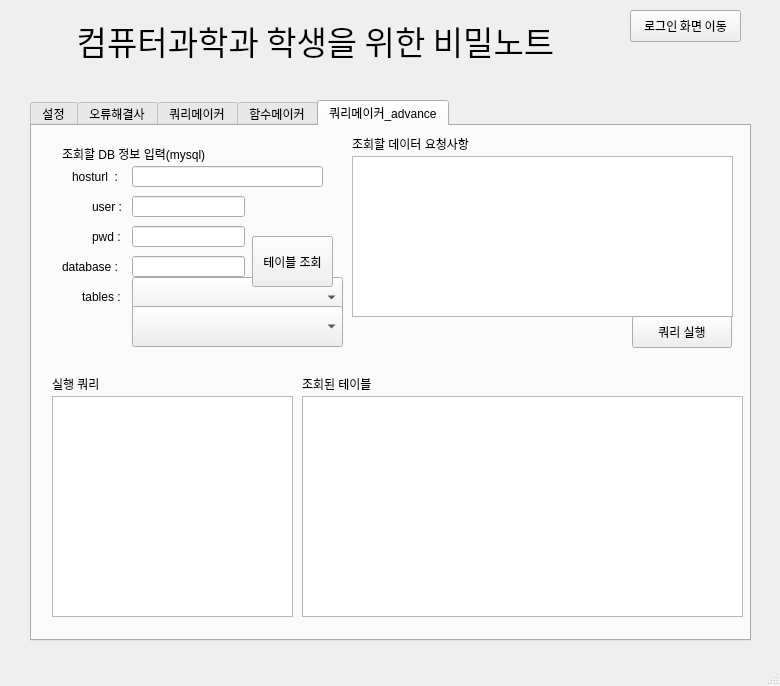
<?xml version="1.0" encoding="UTF-8"?>
<ui version="4.0">
 <class>ComputerScienceSecretNote</class>
 <widget class="QMainWindow" name="ComputerScienceSecretNote">
  <property name="geometry">
   <rect>
    <x>0</x>
    <y>0</y>
    <width>780</width>
    <height>686</height>
   </rect>
  </property>
  <property name="windowTitle">
   <string>MainWindow</string>
  </property>
  <widget class="QWidget" name="centralwidget">
   <widget class="QLabel" name="label_5">
    <property name="geometry">
     <rect>
      <x>20</x>
      <y>10</y>
      <width>591</width>
      <height>61</height>
     </rect>
    </property>
    <property name="font">
     <font>
      <family>나눔고딕</family>
      <pointsize>25</pointsize>
      <bold>false</bold>
     </font>
    </property>
    <property name="text">
     <string>컴퓨터과학과 학생을 위한 비밀노트</string>
    </property>
    <property name="alignment">
     <set>Qt::AlignCenter</set>
    </property>
   </widget>
   <widget class="QStackedWidget" name="stackedWidget_main">
    <property name="geometry">
     <rect>
      <x>20</x>
      <y>80</y>
      <width>741</width>
      <height>571</height>
     </rect>
    </property>
    <property name="currentIndex">
     <number>2</number>
    </property>
    <widget class="QWidget" name="page_3">
     <widget class="QLabel" name="label_17">
      <property name="geometry">
       <rect>
        <x>180</x>
        <y>70</y>
        <width>391</width>
        <height>41</height>
       </rect>
      </property>
      <property name="font">
       <font>
        <family>나눔고딕</family>
        <pointsize>20</pointsize>
       </font>
      </property>
      <property name="text">
       <string>로그인</string>
      </property>
      <property name="alignment">
       <set>Qt::AlignCenter</set>
      </property>
     </widget>
     <widget class="QLabel" name="label_18">
      <property name="geometry">
       <rect>
        <x>290</x>
        <y>130</y>
        <width>58</width>
        <height>21</height>
       </rect>
      </property>
      <property name="text">
       <string>아이디 :</string>
      </property>
     </widget>
     <widget class="QLabel" name="label_19">
      <property name="geometry">
       <rect>
        <x>280</x>
        <y>160</y>
        <width>58</width>
        <height>21</height>
       </rect>
      </property>
      <property name="text">
       <string>비밀번호 :</string>
      </property>
     </widget>
     <widget class="QLineEdit" name="lineEdit_id">
      <property name="geometry">
       <rect>
        <x>352</x>
        <y>130</y>
        <width>131</width>
        <height>21</height>
       </rect>
      </property>
     </widget>
     <widget class="QLineEdit" name="lineEdit_pwd">
      <property name="geometry">
       <rect>
        <x>352</x>
        <y>160</y>
        <width>131</width>
        <height>21</height>
       </rect>
      </property>
      <property name="echoMode">
       <enum>QLineEdit::Password</enum>
      </property>
      <property name="clearButtonEnabled">
       <bool>false</bool>
      </property>
     </widget>
     <widget class="QPushButton" name="pushButton_login">
      <property name="geometry">
       <rect>
        <x>280</x>
        <y>200</y>
        <width>201</width>
        <height>41</height>
       </rect>
      </property>
      <property name="font">
       <font>
        <family>나눔고딕</family>
       </font>
      </property>
      <property name="text">
       <string>로그인</string>
      </property>
     </widget>
     <widget class="QPushButton" name="pushButton_signup">
      <property name="geometry">
       <rect>
        <x>280</x>
        <y>240</y>
        <width>201</width>
        <height>41</height>
       </rect>
      </property>
      <property name="font">
       <font>
        <family>나눔고딕</family>
       </font>
      </property>
      <property name="text">
       <string>회원가입</string>
      </property>
     </widget>
    </widget>
    <widget class="QWidget" name="page_5">
     <widget class="QLabel" name="label_11">
      <property name="geometry">
       <rect>
        <x>300</x>
        <y>60</y>
        <width>161</width>
        <height>31</height>
       </rect>
      </property>
      <property name="font">
       <font>
        <family>나눔고딕</family>
        <pointsize>20</pointsize>
       </font>
      </property>
      <property name="text">
       <string>회원가입</string>
      </property>
      <property name="alignment">
       <set>Qt::AlignCenter</set>
      </property>
     </widget>
     <widget class="QLabel" name="label_20">
      <property name="geometry">
       <rect>
        <x>250</x>
        <y>110</y>
        <width>58</width>
        <height>16</height>
       </rect>
      </property>
      <property name="font">
       <font>
        <family>나눔고딕</family>
       </font>
      </property>
      <property name="text">
       <string>아이디 : </string>
      </property>
     </widget>
     <widget class="QLabel" name="label_21">
      <property name="geometry">
       <rect>
        <x>250</x>
        <y>140</y>
        <width>58</width>
        <height>16</height>
       </rect>
      </property>
      <property name="font">
       <font>
        <family>나눔고딕</family>
       </font>
      </property>
      <property name="text">
       <string>패스워드 :</string>
      </property>
     </widget>
     <widget class="QLabel" name="label_22">
      <property name="geometry">
       <rect>
        <x>250</x>
        <y>170</y>
        <width>58</width>
        <height>16</height>
       </rect>
      </property>
      <property name="font">
       <font>
        <family>나눔고딕</family>
       </font>
      </property>
      <property name="text">
       <string>이메일 :</string>
      </property>
     </widget>
     <widget class="QLineEdit" name="lineEdit_sign_id">
      <property name="geometry">
       <rect>
        <x>320</x>
        <y>110</y>
        <width>113</width>
        <height>21</height>
       </rect>
      </property>
     </widget>
     <widget class="QLineEdit" name="lineEdit_sign_pwd">
      <property name="geometry">
       <rect>
        <x>320</x>
        <y>140</y>
        <width>113</width>
        <height>21</height>
       </rect>
      </property>
      <property name="echoMode">
       <enum>QLineEdit::Password</enum>
      </property>
     </widget>
     <widget class="QLineEdit" name="lineEdit_sign_email">
      <property name="geometry">
       <rect>
        <x>320</x>
        <y>170</y>
        <width>113</width>
        <height>21</height>
       </rect>
      </property>
     </widget>
     <widget class="QLabel" name="label_23">
      <property name="geometry">
       <rect>
        <x>440</x>
        <y>170</y>
        <width>91</width>
        <height>21</height>
       </rect>
      </property>
      <property name="font">
       <font>
        <family>나눔고딕</family>
       </font>
      </property>
      <property name="text">
       <string>@knou.ac.kr</string>
      </property>
     </widget>
     <widget class="QPushButton" name="pushButton_signup_comp">
      <property name="geometry">
       <rect>
        <x>270</x>
        <y>240</y>
        <width>211</width>
        <height>41</height>
       </rect>
      </property>
      <property name="font">
       <font>
        <family>나눔고딕</family>
       </font>
      </property>
      <property name="text">
       <string>완료</string>
      </property>
     </widget>
     <widget class="QPushButton" name="pushButton_chk_btn">
      <property name="geometry">
       <rect>
        <x>440</x>
        <y>100</y>
        <width>61</width>
        <height>41</height>
       </rect>
      </property>
      <property name="font">
       <font>
        <family>나눔고딕</family>
       </font>
      </property>
      <property name="text">
       <string>중복확인</string>
      </property>
     </widget>
     <widget class="QLineEdit" name="lineEdit_sign_email_key">
      <property name="geometry">
       <rect>
        <x>320</x>
        <y>210</y>
        <width>113</width>
        <height>21</height>
       </rect>
      </property>
     </widget>
     <widget class="QLabel" name="label_24">
      <property name="geometry">
       <rect>
        <x>250</x>
        <y>210</y>
        <width>58</width>
        <height>16</height>
       </rect>
      </property>
      <property name="font">
       <font>
        <family>나눔고딕</family>
       </font>
      </property>
      <property name="text">
       <string>인증키 :</string>
      </property>
     </widget>
     <widget class="QPushButton" name="pushButton_auth_chk">
      <property name="geometry">
       <rect>
        <x>520</x>
        <y>160</y>
        <width>111</width>
        <height>41</height>
       </rect>
      </property>
      <property name="font">
       <font>
        <family>나눔고딕</family>
       </font>
      </property>
      <property name="text">
       <string>인증번호 전송 </string>
      </property>
     </widget>
     <widget class="QPushButton" name="pushButton_auth_key_chk">
      <property name="geometry">
       <rect>
        <x>520</x>
        <y>200</y>
        <width>111</width>
        <height>41</height>
       </rect>
      </property>
      <property name="font">
       <font>
        <family>나눔고딕</family>
       </font>
      </property>
      <property name="text">
       <string>인증번호 확인</string>
      </property>
     </widget>
     <widget class="QLabel" name="label_auth_chk">
      <property name="geometry">
       <rect>
        <x>440</x>
        <y>210</y>
        <width>71</width>
        <height>16</height>
       </rect>
      </property>
      <property name="font">
       <font>
        <family>나눔고딕</family>
       </font>
      </property>
      <property name="text">
       <string>인증 미확인</string>
      </property>
     </widget>
    </widget>
    <widget class="QWidget" name="page_4">
     <widget class="QTabWidget" name="tabWidget">
      <property name="enabled">
       <bool>true</bool>
      </property>
      <property name="geometry">
       <rect>
        <x>10</x>
        <y>20</y>
        <width>721</width>
        <height>541</height>
       </rect>
      </property>
      <property name="currentIndex">
       <number>4</number>
      </property>
      <widget class="QWidget" name="tab_2">
       <attribute name="title">
        <string>설정</string>
       </attribute>
       <widget class="QLineEdit" name="lineEdit_apikey">
        <property name="geometry">
         <rect>
          <x>210</x>
          <y>80</y>
          <width>271</width>
          <height>31</height>
         </rect>
        </property>
       </widget>
       <widget class="QLabel" name="label">
        <property name="geometry">
         <rect>
          <x>100</x>
          <y>80</y>
          <width>101</width>
          <height>31</height>
         </rect>
        </property>
        <property name="text">
         <string>openAI api-key : </string>
        </property>
       </widget>
       <widget class="QLabel" name="label_2">
        <property name="geometry">
         <rect>
          <x>130</x>
          <y>20</y>
          <width>441</width>
          <height>51</height>
         </rect>
        </property>
        <property name="font">
         <font>
          <pointsize>20</pointsize>
          <bold>true</bold>
         </font>
        </property>
        <property name="text">
         <string>Chat GPT 환경설정</string>
        </property>
        <property name="alignment">
         <set>Qt::AlignCenter</set>
        </property>
       </widget>
       <widget class="QPushButton" name="pushButton_save_api">
        <property name="geometry">
         <rect>
          <x>270</x>
          <y>190</y>
          <width>151</width>
          <height>41</height>
         </rect>
        </property>
        <property name="text">
         <string>저장</string>
        </property>
       </widget>
       <widget class="QLabel" name="label_16">
        <property name="geometry">
         <rect>
          <x>100</x>
          <y>140</y>
          <width>101</width>
          <height>31</height>
         </rect>
        </property>
        <property name="text">
         <string>openAI model  : </string>
        </property>
       </widget>
       <widget class="QComboBox" name="comboBox">
        <property name="geometry">
         <rect>
          <x>210</x>
          <y>140</y>
          <width>281</width>
          <height>32</height>
         </rect>
        </property>
        <item>
         <property name="text">
          <string>[chatgpt 3.5] text-davinci-003</string>
         </property>
        </item>
       </widget>
       <widget class="QStackedWidget" name="stackedWidget">
        <property name="geometry">
         <rect>
          <x>-10</x>
          <y>-40</y>
          <width>120</width>
          <height>80</height>
         </rect>
        </property>
        <widget class="QWidget" name="page"/>
        <widget class="QWidget" name="page_2"/>
       </widget>
      </widget>
      <widget class="QWidget" name="tab">
       <attribute name="title">
        <string>오류해결사</string>
       </attribute>
       <widget class="QPlainTextEdit" name="plainTextEdit_err">
        <property name="geometry">
         <rect>
          <x>20</x>
          <y>30</y>
          <width>681</width>
          <height>191</height>
         </rect>
        </property>
       </widget>
       <widget class="QLabel" name="label_3">
        <property name="geometry">
         <rect>
          <x>20</x>
          <y>10</y>
          <width>58</width>
          <height>16</height>
         </rect>
        </property>
        <property name="text">
         <string>오류 코드</string>
        </property>
       </widget>
       <widget class="QPushButton" name="pushButton_err_sol">
        <property name="geometry">
         <rect>
          <x>560</x>
          <y>220</y>
          <width>141</width>
          <height>32</height>
         </rect>
        </property>
        <property name="text">
         <string>오류 분석</string>
        </property>
       </widget>
       <widget class="QPlainTextEdit" name="plainTextEdit_err_sol">
        <property name="geometry">
         <rect>
          <x>370</x>
          <y>270</y>
          <width>331</width>
          <height>191</height>
         </rect>
        </property>
       </widget>
       <widget class="QLabel" name="label_4">
        <property name="geometry">
         <rect>
          <x>20</x>
          <y>250</y>
          <width>58</width>
          <height>16</height>
         </rect>
        </property>
        <property name="text">
         <string>발생 원인</string>
        </property>
       </widget>
       <widget class="QRadioButton" name="radioButton_err_java">
        <property name="geometry">
         <rect>
          <x>20</x>
          <y>220</y>
          <width>99</width>
          <height>20</height>
         </rect>
        </property>
        <property name="text">
         <string>자바</string>
        </property>
       </widget>
       <widget class="QRadioButton" name="radioButton_err_py">
        <property name="geometry">
         <rect>
          <x>70</x>
          <y>220</y>
          <width>99</width>
          <height>21</height>
         </rect>
        </property>
        <property name="text">
         <string>파이썬</string>
        </property>
       </widget>
       <widget class="QRadioButton" name="radioButton_err_c">
        <property name="geometry">
         <rect>
          <x>130</x>
          <y>220</y>
          <width>99</width>
          <height>21</height>
         </rect>
        </property>
        <property name="text">
         <string> C</string>
        </property>
       </widget>
       <widget class="QRadioButton" name="radioButton_err_cpl">
        <property name="geometry">
         <rect>
          <x>170</x>
          <y>220</y>
          <width>99</width>
          <height>21</height>
         </rect>
        </property>
        <property name="text">
         <string>C++</string>
        </property>
       </widget>
       <widget class="QRadioButton" name="radioButton_err_js">
        <property name="geometry">
         <rect>
          <x>220</x>
          <y>220</y>
          <width>99</width>
          <height>21</height>
         </rect>
        </property>
        <property name="text">
         <string>javascript</string>
        </property>
       </widget>
       <widget class="QRadioButton" name="radioButton_err_sql">
        <property name="geometry">
         <rect>
          <x>300</x>
          <y>220</y>
          <width>99</width>
          <height>21</height>
         </rect>
        </property>
        <property name="text">
         <string>SQL</string>
        </property>
       </widget>
       <widget class="QPlainTextEdit" name="plainTextEdit_err_reason">
        <property name="geometry">
         <rect>
          <x>20</x>
          <y>270</y>
          <width>341</width>
          <height>191</height>
         </rect>
        </property>
       </widget>
       <widget class="QLabel" name="label_25">
        <property name="geometry">
         <rect>
          <x>370</x>
          <y>250</y>
          <width>58</width>
          <height>16</height>
         </rect>
        </property>
        <property name="text">
         <string>해결 방안</string>
        </property>
       </widget>
      </widget>
      <widget class="QWidget" name="tab_3">
       <attribute name="title">
        <string>쿼리메이커</string>
       </attribute>
       <widget class="QLabel" name="label_6">
        <property name="geometry">
         <rect>
          <x>20</x>
          <y>10</y>
          <width>81</width>
          <height>16</height>
         </rect>
        </property>
        <property name="text">
         <string>쿼리 요청사항</string>
        </property>
       </widget>
       <widget class="QPlainTextEdit" name="plainTextEdit_query">
        <property name="geometry">
         <rect>
          <x>20</x>
          <y>30</y>
          <width>691</width>
          <height>191</height>
         </rect>
        </property>
       </widget>
       <widget class="QPlainTextEdit" name="plainTextEdit_query_2">
        <property name="geometry">
         <rect>
          <x>20</x>
          <y>270</y>
          <width>691</width>
          <height>191</height>
         </rect>
        </property>
       </widget>
       <widget class="QLabel" name="label_7">
        <property name="geometry">
         <rect>
          <x>20</x>
          <y>250</y>
          <width>81</width>
          <height>16</height>
         </rect>
        </property>
        <property name="text">
         <string>쿼리</string>
        </property>
       </widget>
       <widget class="QPushButton" name="pushButton_query">
        <property name="geometry">
         <rect>
          <x>570</x>
          <y>220</y>
          <width>141</width>
          <height>32</height>
         </rect>
        </property>
        <property name="text">
         <string>쿼리 생성</string>
        </property>
       </widget>
       <widget class="QRadioButton" name="radioButton_qy_ora">
        <property name="geometry">
         <rect>
          <x>20</x>
          <y>220</y>
          <width>99</width>
          <height>20</height>
         </rect>
        </property>
        <property name="text">
         <string>oracle</string>
        </property>
       </widget>
       <widget class="QRadioButton" name="radioButton_qy_my">
        <property name="geometry">
         <rect>
          <x>90</x>
          <y>220</y>
          <width>99</width>
          <height>20</height>
         </rect>
        </property>
        <property name="text">
         <string>mysql</string>
        </property>
       </widget>
       <widget class="QRadioButton" name="radioButton_qy_mon">
        <property name="geometry">
         <rect>
          <x>160</x>
          <y>220</y>
          <width>99</width>
          <height>20</height>
         </rect>
        </property>
        <property name="text">
         <string>mongo</string>
        </property>
       </widget>
       <widget class="QRadioButton" name="radioButton_qy_ms">
        <property name="geometry">
         <rect>
          <x>230</x>
          <y>220</y>
          <width>99</width>
          <height>20</height>
         </rect>
        </property>
        <property name="text">
         <string>mssql</string>
        </property>
       </widget>
      </widget>
      <widget class="QWidget" name="tab_4">
       <attribute name="title">
        <string>함수메이커</string>
       </attribute>
       <widget class="QPlainTextEdit" name="plainTextEdit_func_request">
        <property name="geometry">
         <rect>
          <x>300</x>
          <y>40</y>
          <width>411</width>
          <height>181</height>
         </rect>
        </property>
       </widget>
       <widget class="QLabel" name="label_8">
        <property name="geometry">
         <rect>
          <x>300</x>
          <y>20</y>
          <width>81</width>
          <height>16</height>
         </rect>
        </property>
        <property name="text">
         <string>함수 요청사항</string>
        </property>
       </widget>
       <widget class="QLabel" name="label_9">
        <property name="geometry">
         <rect>
          <x>20</x>
          <y>270</y>
          <width>81</width>
          <height>16</height>
         </rect>
        </property>
        <property name="text">
         <string>함수</string>
        </property>
       </widget>
       <widget class="QPlainTextEdit" name="plainTextEdit_func_sol">
        <property name="geometry">
         <rect>
          <x>20</x>
          <y>290</y>
          <width>691</width>
          <height>191</height>
         </rect>
        </property>
       </widget>
       <widget class="QPushButton" name="pushButton_func_make">
        <property name="geometry">
         <rect>
          <x>570</x>
          <y>220</y>
          <width>141</width>
          <height>32</height>
         </rect>
        </property>
        <property name="text">
         <string>함수 만들기</string>
        </property>
       </widget>
       <widget class="QRadioButton" name="radioButton_func_java">
        <property name="geometry">
         <rect>
          <x>20</x>
          <y>220</y>
          <width>61</width>
          <height>20</height>
         </rect>
        </property>
        <property name="text">
         <string>자바</string>
        </property>
       </widget>
       <widget class="QRadioButton" name="radioButton_func_py">
        <property name="geometry">
         <rect>
          <x>70</x>
          <y>220</y>
          <width>99</width>
          <height>20</height>
         </rect>
        </property>
        <property name="text">
         <string>파이썬</string>
        </property>
       </widget>
       <widget class="QRadioButton" name="radioButton_func_c">
        <property name="geometry">
         <rect>
          <x>130</x>
          <y>220</y>
          <width>99</width>
          <height>20</height>
         </rect>
        </property>
        <property name="text">
         <string>C</string>
        </property>
       </widget>
       <widget class="QRadioButton" name="radioButton_func_cpl">
        <property name="geometry">
         <rect>
          <x>170</x>
          <y>220</y>
          <width>99</width>
          <height>20</height>
         </rect>
        </property>
        <property name="text">
         <string>C++</string>
        </property>
       </widget>
       <widget class="QRadioButton" name="radioButton_func_js">
        <property name="geometry">
         <rect>
          <x>220</x>
          <y>220</y>
          <width>99</width>
          <height>20</height>
         </rect>
        </property>
        <property name="text">
         <string>javascript</string>
        </property>
       </widget>
       <widget class="QLineEdit" name="lineEdit_func_para1">
        <property name="geometry">
         <rect>
          <x>60</x>
          <y>40</y>
          <width>91</width>
          <height>21</height>
         </rect>
        </property>
       </widget>
       <widget class="QLabel" name="label_10">
        <property name="geometry">
         <rect>
          <x>30</x>
          <y>20</y>
          <width>81</width>
          <height>16</height>
         </rect>
        </property>
        <property name="text">
         <string>함수 파라미터</string>
        </property>
       </widget>
       <widget class="QLineEdit" name="lineEdit_func_para2">
        <property name="geometry">
         <rect>
          <x>200</x>
          <y>40</y>
          <width>91</width>
          <height>21</height>
         </rect>
        </property>
       </widget>
       <widget class="QLineEdit" name="lineEdit_func_para3">
        <property name="geometry">
         <rect>
          <x>60</x>
          <y>70</y>
          <width>91</width>
          <height>21</height>
         </rect>
        </property>
       </widget>
       <widget class="QLineEdit" name="lineEdit_func_para4">
        <property name="geometry">
         <rect>
          <x>200</x>
          <y>70</y>
          <width>91</width>
          <height>21</height>
         </rect>
        </property>
       </widget>
       <widget class="QLabel" name="label_12">
        <property name="geometry">
         <rect>
          <x>30</x>
          <y>40</y>
          <width>31</width>
          <height>16</height>
         </rect>
        </property>
        <property name="text">
         <string>1)</string>
        </property>
       </widget>
       <widget class="QLabel" name="label_13">
        <property name="geometry">
         <rect>
          <x>180</x>
          <y>40</y>
          <width>31</width>
          <height>16</height>
         </rect>
        </property>
        <property name="text">
         <string>2)</string>
        </property>
       </widget>
       <widget class="QLabel" name="label_14">
        <property name="geometry">
         <rect>
          <x>30</x>
          <y>70</y>
          <width>31</width>
          <height>16</height>
         </rect>
        </property>
        <property name="text">
         <string>3)</string>
        </property>
       </widget>
       <widget class="QLabel" name="label_15">
        <property name="geometry">
         <rect>
          <x>180</x>
          <y>70</y>
          <width>21</width>
          <height>16</height>
         </rect>
        </property>
        <property name="text">
         <string>4)</string>
        </property>
       </widget>
      </widget>
      <widget class="QWidget" name="tab_5">
       <attribute name="title">
        <string>쿼리메이커_advance</string>
       </attribute>
       <widget class="QPlainTextEdit" name="plainTextEdit_query_execute">
        <property name="geometry">
         <rect>
          <x>20</x>
          <y>270</y>
          <width>241</width>
          <height>221</height>
         </rect>
        </property>
       </widget>
       <widget class="QLabel" name="label_26">
        <property name="geometry">
         <rect>
          <x>20</x>
          <y>250</y>
          <width>58</width>
          <height>16</height>
         </rect>
        </property>
        <property name="text">
         <string>실행 쿼리</string>
        </property>
       </widget>
       <widget class="QLabel" name="label_27">
        <property name="geometry">
         <rect>
          <x>270</x>
          <y>250</y>
          <width>91</width>
          <height>16</height>
         </rect>
        </property>
        <property name="text">
         <string>조회된 테이블</string>
        </property>
       </widget>
       <widget class="QLabel" name="label_28">
        <property name="geometry">
         <rect>
          <x>40</x>
          <y>40</y>
          <width>81</width>
          <height>21</height>
         </rect>
        </property>
        <property name="text">
         <string>hosturl  :</string>
        </property>
       </widget>
       <widget class="QLabel" name="label_29">
        <property name="geometry">
         <rect>
          <x>60</x>
          <y>70</y>
          <width>81</width>
          <height>21</height>
         </rect>
        </property>
        <property name="text">
         <string>user :</string>
        </property>
       </widget>
       <widget class="QLabel" name="label_30">
        <property name="geometry">
         <rect>
          <x>60</x>
          <y>100</y>
          <width>81</width>
          <height>21</height>
         </rect>
        </property>
        <property name="text">
         <string>pwd :</string>
        </property>
       </widget>
       <widget class="QLabel" name="label_31">
        <property name="geometry">
         <rect>
          <x>30</x>
          <y>130</y>
          <width>81</width>
          <height>21</height>
         </rect>
        </property>
        <property name="text">
         <string>database :</string>
        </property>
       </widget>
       <widget class="QLineEdit" name="lineEdit_queryadv_user">
        <property name="geometry">
         <rect>
          <x>100</x>
          <y>70</y>
          <width>113</width>
          <height>21</height>
         </rect>
        </property>
       </widget>
       <widget class="QLineEdit" name="lineEdit_queryadv_pwd">
        <property name="geometry">
         <rect>
          <x>100</x>
          <y>100</y>
          <width>113</width>
          <height>21</height>
         </rect>
        </property>
        <property name="echoMode">
         <enum>QLineEdit::Password</enum>
        </property>
       </widget>
       <widget class="QLineEdit" name="lineEdit_queryadv_database">
        <property name="geometry">
         <rect>
          <x>100</x>
          <y>130</y>
          <width>113</width>
          <height>21</height>
         </rect>
        </property>
       </widget>
       <widget class="QLineEdit" name="lineEdit_queryadv_hosturl">
        <property name="geometry">
         <rect>
          <x>100</x>
          <y>40</y>
          <width>191</width>
          <height>21</height>
         </rect>
        </property>
       </widget>
       <widget class="QPlainTextEdit" name="plainTextEdit_query_request">
        <property name="geometry">
         <rect>
          <x>320</x>
          <y>30</y>
          <width>381</width>
          <height>161</height>
         </rect>
        </property>
       </widget>
       <widget class="QLabel" name="label_32">
        <property name="geometry">
         <rect>
          <x>320</x>
          <y>10</y>
          <width>131</width>
          <height>16</height>
         </rect>
        </property>
        <property name="text">
         <string>조회할 데이터 요청사항</string>
        </property>
       </widget>
       <widget class="QPushButton" name="pushButton_query_execute">
        <property name="geometry">
         <rect>
          <x>600</x>
          <y>190</y>
          <width>100</width>
          <height>32</height>
         </rect>
        </property>
        <property name="text">
         <string>쿼리 실행</string>
        </property>
       </widget>
       <widget class="QLabel" name="label_33">
        <property name="geometry">
         <rect>
          <x>30</x>
          <y>20</y>
          <width>191</width>
          <height>16</height>
         </rect>
        </property>
        <property name="text">
         <string>조회할 DB 정보 입력(mysql)</string>
        </property>
       </widget>
       <widget class="QTableWidget" name="tableWidget_query_result">
        <property name="geometry">
         <rect>
          <x>270</x>
          <y>270</y>
          <width>441</width>
          <height>221</height>
         </rect>
        </property>
       </widget>
       <widget class="QComboBox" name="comboBox_query_table">
        <property name="geometry">
         <rect>
          <x>100</x>
          <y>151</y>
          <width>211</width>
          <height>41</height>
         </rect>
        </property>
       </widget>
       <widget class="QLabel" name="label_34">
        <property name="geometry">
         <rect>
          <x>50</x>
          <y>160</y>
          <width>81</width>
          <height>21</height>
         </rect>
        </property>
        <property name="text">
         <string>tables :</string>
        </property>
       </widget>
       <widget class="QPushButton" name="pushButton_query_table_setting">
        <property name="geometry">
         <rect>
          <x>220</x>
          <y>110</y>
          <width>81</width>
          <height>51</height>
         </rect>
        </property>
        <property name="text">
         <string>테이블 조회</string>
        </property>
       </widget>
       <widget class="QComboBox" name="comboBox_query_table_2">
        <property name="geometry">
         <rect>
          <x>100</x>
          <y>180</y>
          <width>211</width>
          <height>41</height>
         </rect>
        </property>
       </widget>
      </widget>
     </widget>
    </widget>
   </widget>
   <widget class="QPushButton" name="pushButton_go_login">
    <property name="geometry">
     <rect>
      <x>630</x>
      <y>10</y>
      <width>111</width>
      <height>32</height>
     </rect>
    </property>
    <property name="font">
     <font>
      <family>나눔고딕</family>
     </font>
    </property>
    <property name="text">
     <string>로그인 화면 이동</string>
    </property>
   </widget>
   <zorder>stackedWidget_main</zorder>
   <zorder>label_5</zorder>
   <zorder>pushButton_go_login</zorder>
  </widget>
  <widget class="QStatusBar" name="statusbar"/>
 </widget>
 <resources/>
 <connections/>
</ui>
